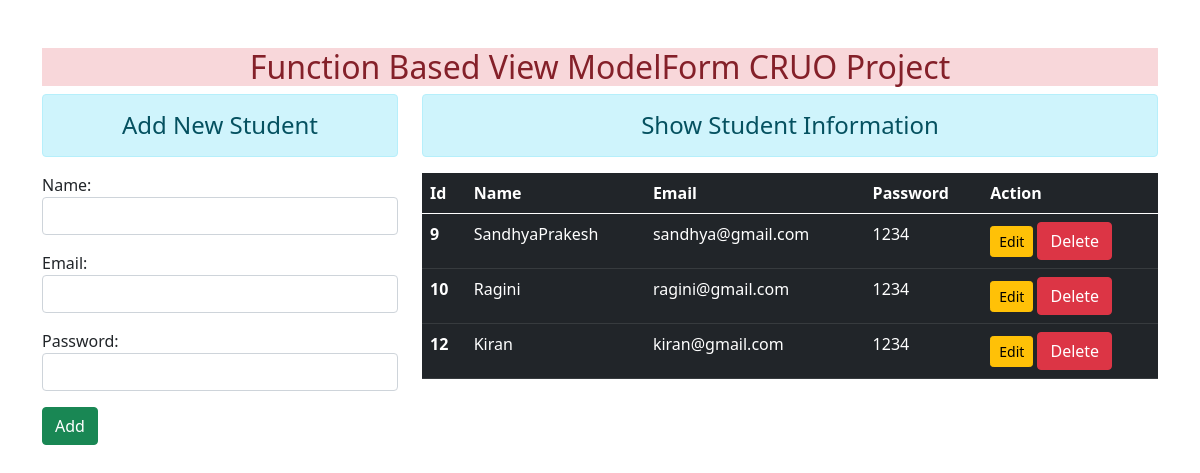
Before: / with the older database file.
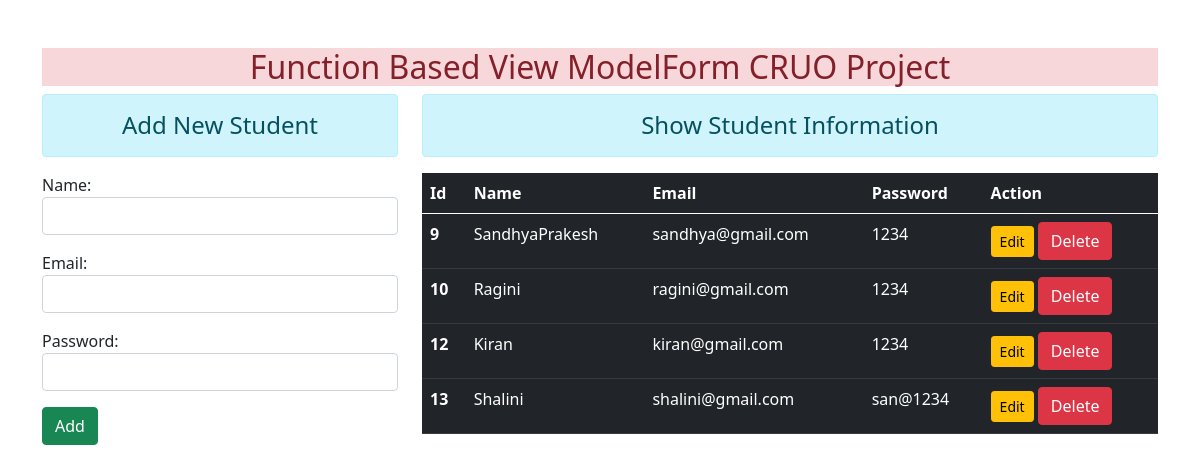
After: the same page with the newer database file.
### crud_operation/models.py (models this page shows)
class UserStudent(models.Model):
    name=models.CharField(max_length=100)
    email=models.EmailField(max_length=100)
    password=models.CharField(max_length=100)

### crud_operation/views.py (the view)
# urls.py: path("",views.add_show,name='addandshow'),
def add_show(request):
    if request.method=='POST':
        fm=StudetnRegistration(request.POST)
        if fm.is_valid():
            nm=fm.cleaned_data['name']
            em=fm.cleaned_data['email']
            pw=fm.cleaned_data['password']
            reg=UserStudent(name=nm,email=em,password=pw)
            reg.save()
        return redirect('addandshow')
    else:
        fm=StudetnRegistration()
    students = UserStudent.objects.all()
    return render(request,"crud_operation/addandshow.html",{'form':fm,'student':students})

### crud_operation/forms.py
class StudetnRegistration(forms.ModelForm):
    class Meta:
        model=UserStudent
        fields=['name','email','password']
        widgets={
            'name':forms.TextInput(attrs={'class':'form-control'}),
            'email':forms.EmailInput(attrs={'class':'form-control'}),
            'password':forms.PasswordInput( render_value= True ,attrs={'class':'form-control'}),
        }

### crud_operation/templates/crud_operation/addandshow.html (shortened to what this page needs)
{% extends 'crud_operation/base.html'%}
{% block content %}
<div class="row">
<div class="col-sm-4">
    <h4 class="text-center alert alert-info">Add New Student</h4>
<form action="" method="POST">
    {{form.as_p}}
    <input type="submit" class="btn btn-success" value="Add">
</form>
</div>
<div class="col-sm-8">
<h4 class="text-center alert alert-info">Show Student Information</h4>
{% if student %}
<table class="table table-hover table-dark">
    <thead>
        <tr>
            <th scope="col">Id</th>
            <th scope="col">Name</th>
            <th scope="col">Email</th>
            <th scope="col">Password</th>
            <th scope="col">Action</th>
        </tr>
    </thead>
    <tbody>
        {% for stu in student %}
        <tr>
             <th scope="row">{{stu.id}}</th>
            <td>{{stu.name}}</td>
            <td>{{stu.email}}</td>
            <td>{{stu.password}}</td>
            <td>
             <a href="{% url 'updatedata' stu.id %}" class="btn btn-warning btn-sm">Edit</a>
             <form action="{% url 'deltedata' stu.id %}" method="POST" class="d-inline">
                <input type="submit" class="btn btn-danger" value="Delete">
             </form>
            </td>
        </tr>
        {% endfor %}
    </tbody>
</table>
</div>
{% else %}
<h4 class="text-center alert alert-warning">No Record Found</h4>
{% endif %}
</div>
</div>
{% endblock content %}

### crud_operation/templates/crud_operation/base.html (shortened to what this page needs)
<!DOCTYPE html>
{% load static %}
<html lang="en">
<head>
    <link href="https://cdn.jsdelivr.net/npm/bootstrap@5.0.2/dist/css/bootstrap.min.css" rel="stylesheet"
>
  <link rel="stylesheet" href="{% static 'crud_operation/css/style.css'%}">
</head>
<body>
<div class="container mt-5">
    <h2 class="text-center alert-danger">Function Based View ModelForm CRUO Project</h2>
    {% block content %}{% endblock content %}
</body>
</html>

Changed rows visible on the page:
added UserStudent: id "13", name "Shalini", email "shalini@gmail.com", password "san@1234"
